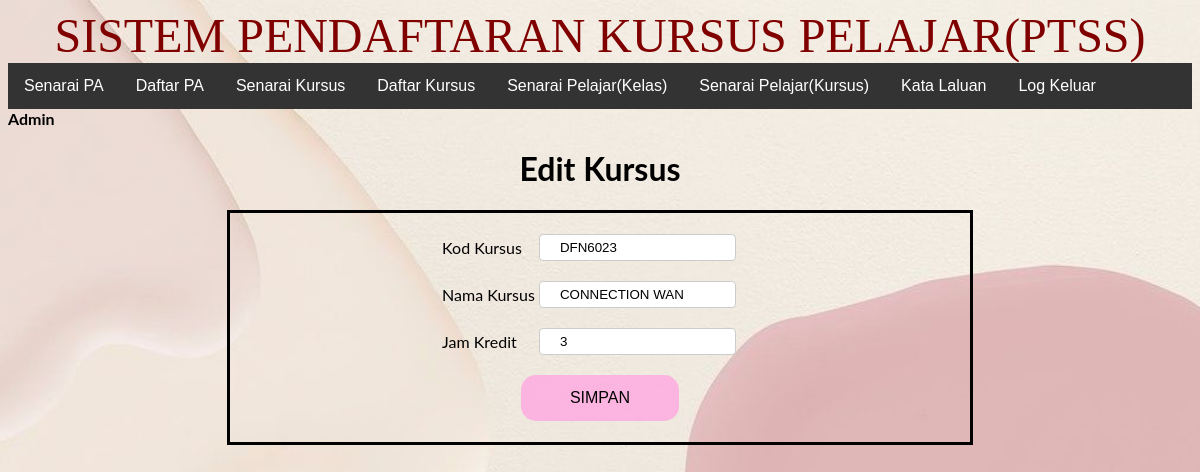
Page /pendaftaran/admin/index.php?daftar=editkursus&idkursus=7 (signed in) on the committed database.
### tables this page shows
CREATE TABLE `kursus` (
  `idkursus` int(11) NOT NULL,
  `kodkursus` varchar(50) NOT NULL,
  `namakursus` varchar(250) NOT NULL,
  `jamkredit` float NOT NULL
);

### pendaftaran/admin/editkursus.php (the view, shortened to what this page needs)
<?php
$idkursus = $_GET['idkursus'];
$sql = "SELECT kodkursus, namakursus, jamkredit FROM kursus WHERE idkursus = ?";
$stmt = $conn->prepare($sql);
$stmt->bind_param('i', $idkursus);
$stmt->execute();
$stmt->store_result();
$stmt->bind_result($kodkursus, $namakursus, $jamkredit);
?>
<h1>Edit Kursus</h1>
<form action="edit-simpan-kursus.php" method="post">
    <table>
        <tr>
            <td>Kod Kursus</td>
            <td><input type="text" name="kodkursus" value="<?php echo $kodkursus; ?>"></td>
        </tr>
        <tr>
            <td>Nama Kursus</td>
            <td><input type="text" name="namakursus" value="<?php echo $namakursus; ?>"></td>
        </tr>
        <tr>
            <td>Jam Kredit</td>
            <td><input type="text" name="jamkredit" value="<?php echo $jamkredit; ?>"></td>
        </tr>
        <tr>
            <td colspan="2" align="center">
            <button type="submit">SIMPAN</button>
            </td>
        </tr>
    </table>
</form>

### pendaftaran/register.css (style rules this page uses)
body { font-family: 'Lato', sans-serif; background-image: url('color.jpg'); background-repeat: no-repeat; background-attachment: fixed; background-size: cover; }
form { border-style: solid; width: 60%; padding: 10px 15px; margin: 8px 0; }
input[type=number],input[type=text], input[type=password] { width: 90%; padding: 5px 20px; margin: 8px 0; display: inline-block; border: 1px solid #ccc; border-radius: 4px; box-sizing: border-box; }
button { background-color: #ffa3e0c2; font-size: 16px; color: rgb(0, 0, 0); padding: 14px 20px; margin: 8px 0; border: none; cursor: pointer; width: 50%; border-radius: 15px; }

### rows in the picture
kursus: kodkursus "DFN6023", namakursus "CONNECTION WAN", jamkredit "3"
